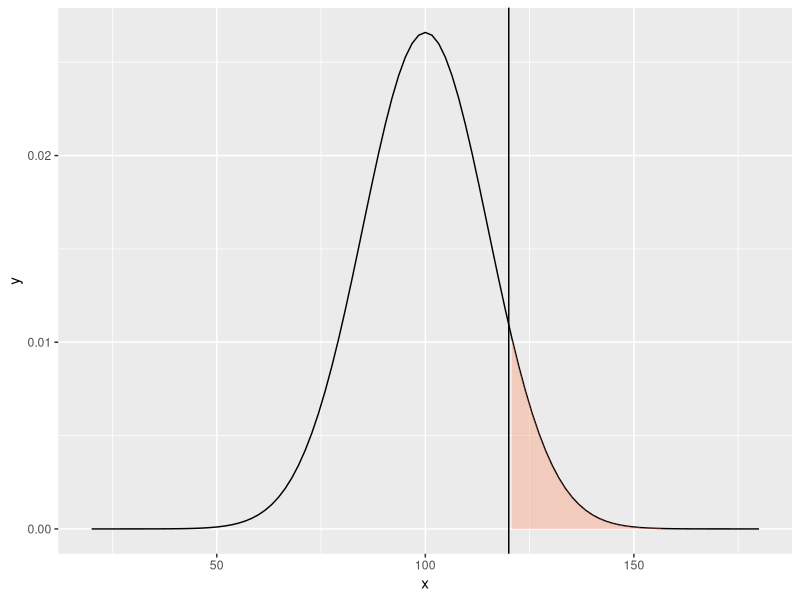
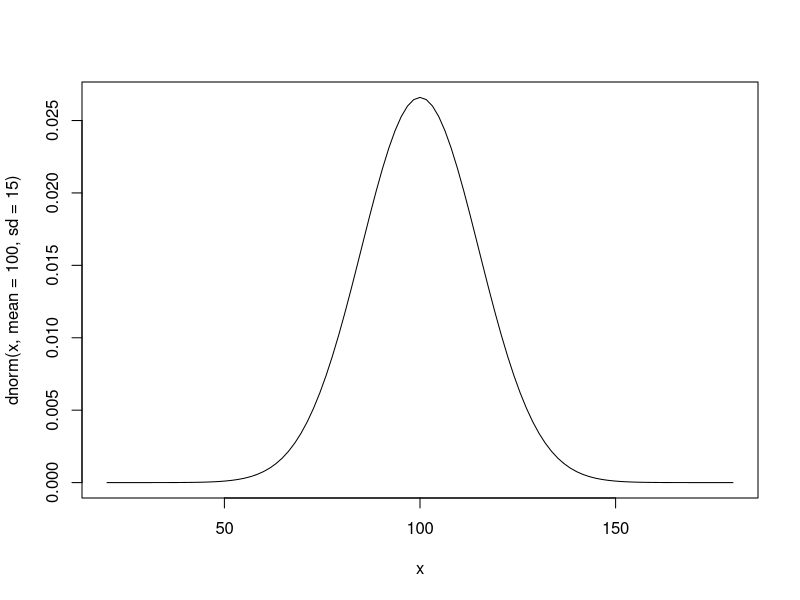
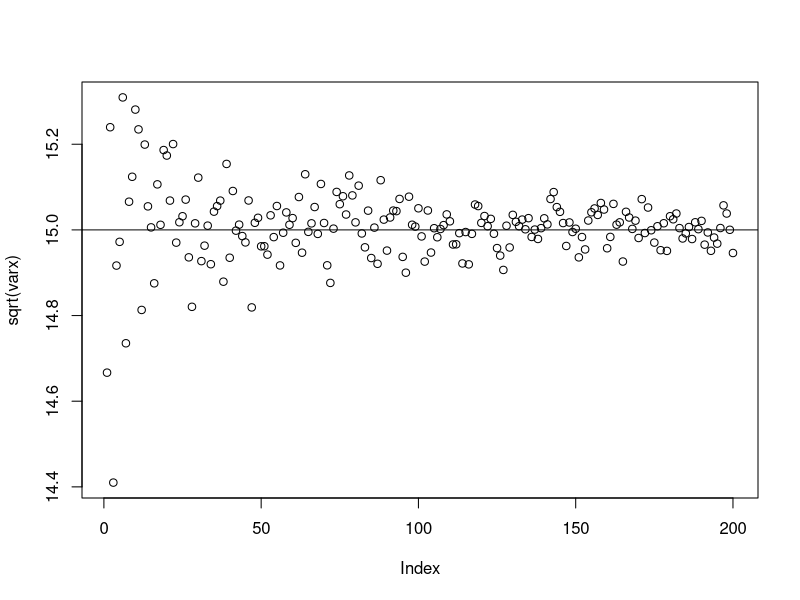
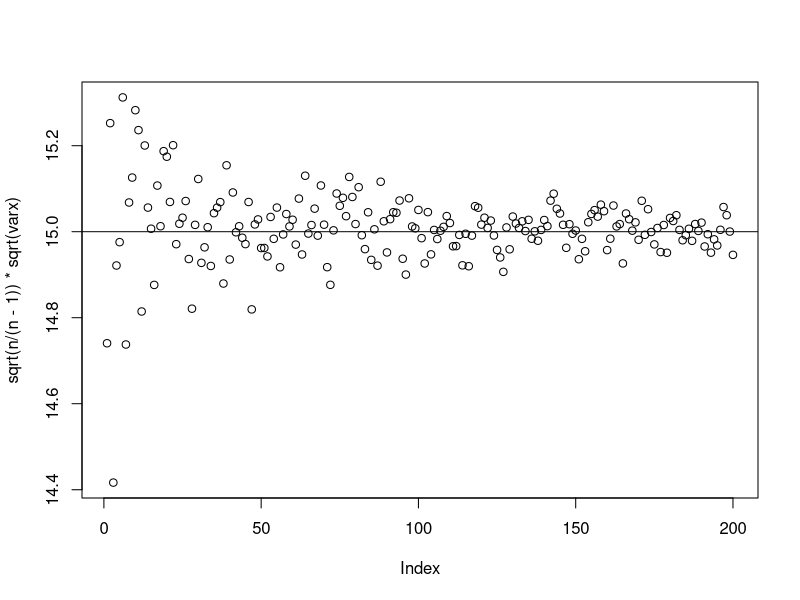
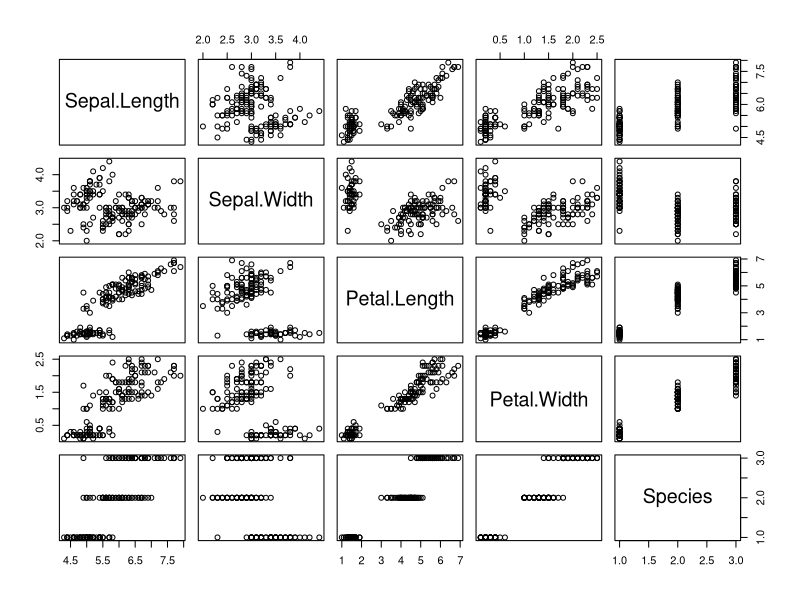
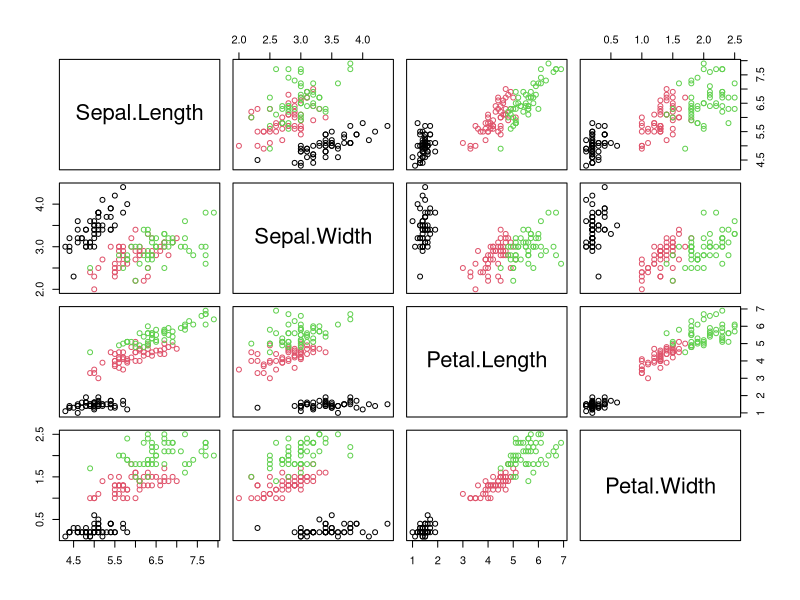
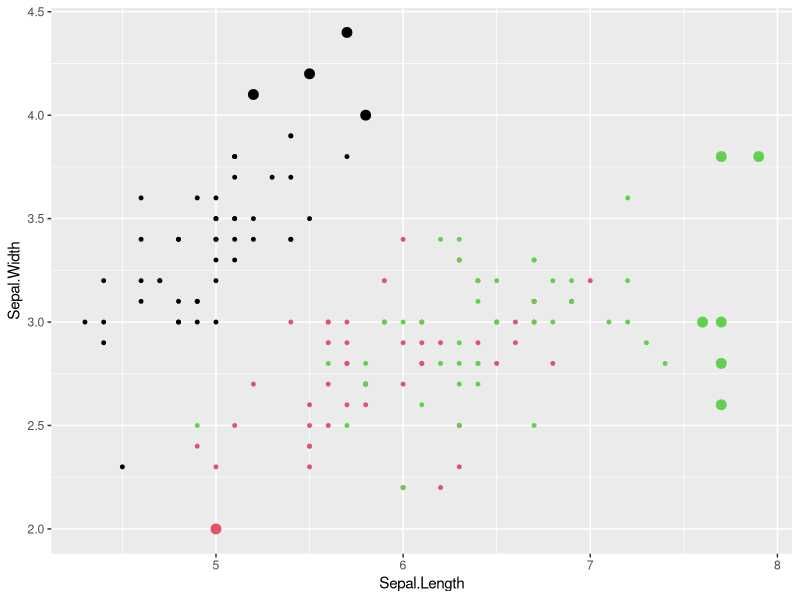
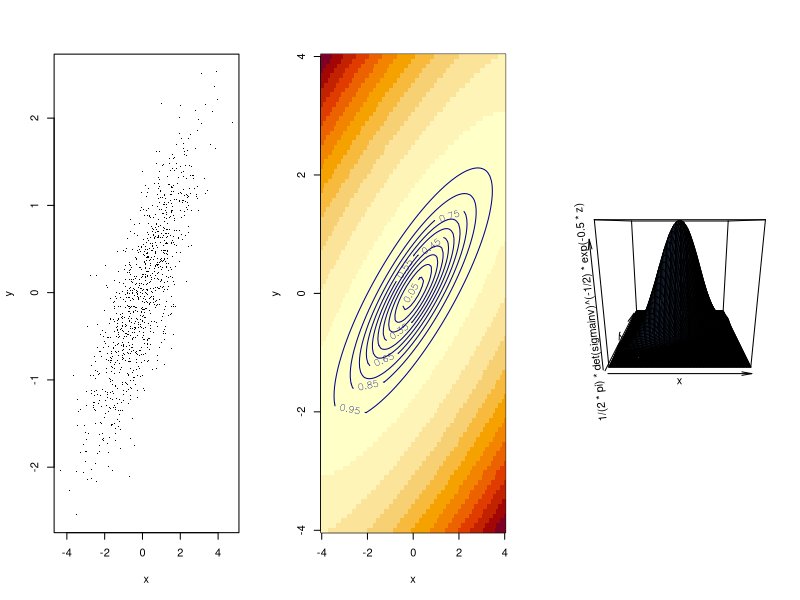

The R script that drew these images, in order:
## ---- chunk 1
knitr::opts_chunk$set(echo = TRUE)
## ---- chunk 2
1-pnorm(120,mean=100,sd=15)
#c'est la moyenne donc c'est normal que ca divise en deux
pnorm(100,mean=100,sd=15)
library(ggplot2)
QI.sup.120<-function(x){
  ifelse(x>120,dnorm(x,mean=100,sd=15),NA)
}
ggplot(data.frame(x=c(20,180)),aes(x)) + stat_function(fun=dnorm,args=list(mean=100,sd=15))+stat_function(fun=QI.sup.120,geom="area",fill="coral",alpha=0.3) + geom_vline(xintercept=120)

#plus  simlple
curve(dnorm(x,mean=100,sd=15),20,180)
## ---- chunk 3
n=seq(100,100000,by=500)
varx<-apply(cbind(n),1,function(m){x<-rnorm(m,mean=100,sd=15)
var(x)})
#biaisé
plot(sqrt(varx))
abline(h=15)
#nonbiaisee
plot(sqrt(n/(n-1))*sqrt(varx))
abline(h=15)

## ---- chunk 4
n<-10
x<-rnorm(10,100,15)
sigma2ML<-mean((x-mean(x))**2)
sigma2stat<-(-n/(n-1))*sigma2ML

if(var(x)==sigma2ML){
paste("R utilise le biaisée")
  } else{
paste("R utilise le non biaisée")
}


## ---- chunk 5
summary(iris)
plot(iris)
pairs(iris[,1:4],col=iris$Species)
## ---- chunk 6
library(tidyverse)
data(iris)
parameters<-as.tibble(iris) %>% select(-"Species")%>%
  gather(factor_key=TRUE)%>%
  group_by(key)%>%
  summarise(mean=mean(value),sd=sd(value))%>%
  mutate(min=mean-2*sd,max=mean+2*sd)
  #pipe sum(a^2)<=> a^2%>%sum()
  

flower.outliers <-(apply(t((t(iris[,1:4])<parameters$min)+(t(iris[,1:4])>parameters$max)),1,sum)>0)

ggplot(iris,aes(x=Sepal.Length,y=Sepal.Width))+
  geom_point(colour=as.numeric(iris$Species),size=flower.outliers*2+1)
## ---- chunk 7
##question 1
library(MASS)
#generate
sigma=matrix(c(2,1,1,0.75),2,2)
mu=c(0,0)
mvrnorm(1000,mu,sigma)
## ---- chunk 8
par(mfrow=c(1,3)) # partage laffichage en 2
Q<-qchisq(p=seq(0.05,0.95,by=0.1),df=2)
sigma<-matrix(c(2,1,1,0.75),2,2)
Y<-matrix(rnorm(2000),1000,2)%*%chol(sigma)
plot(Y,xlab="x",ylab="y",pch='.')
x<-seq(-4,4,length=100)
y<-seq(-4,4,length=100)
sigmainv<-solve(sigma)
a<-sigmainv[1,1]
b<-sigmainv[2,2]
c<-sigmainv[1,2]
z<-outer(x,y,function(x,y) (a*x^2+b*y^2+2*c*x*y))
image(x,y,z)
contour(x,y,z,col="blue4",levels=Q,labels=seq(from=0.05,to=0.95,by=0.1),add=T)
persp(x,y,1/(2*pi)*det(sigmainv)^(-1/2)*exp(-0.5*z),col="cornflowerblue")
